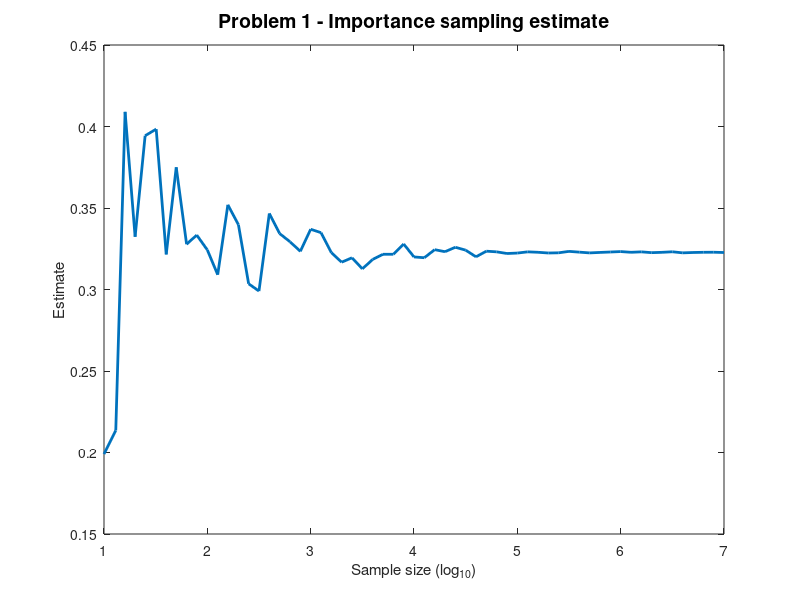

This chart was generated by the following MATLAB code:
% Problem 1: Importance sampling to estimate an integral

clear;

rng(2019);
y = 0.5;
N_range = round(10.^(1:0.1:7));
est_seq = [];
for i = 1:length(N_range)
    data = exprnd(1/3, 1, N_range(i)); % Parameter = 3, Generate (1 x i) samples
    Z_est = mean(exp(-(y - data).^2/2)) / 3;
    theta_est = mean(data .* exp(-(y - data).^2/2)) / (3 * Z_est);
    est_seq(i) = theta_est;
end

figure(1); clf;
plot(log10(N_range), est_seq, 'LineWidth', 2);
xlabel("Sample size (log_{10})");
ylabel("Estimate");
title("Problem 1 - Importance sampling estimate", "FontSize", 14);
